Frame 1 (no input): blank canvas, image omitted
Frame 60 (no input): blank canvas, image omitted
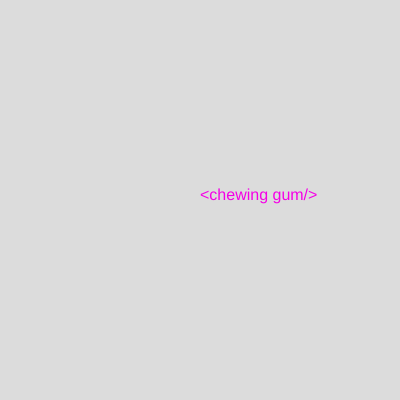
Frame 120 (the mouse pressed at the canvas centre since frame 60)

The p5.js sketch whose frames 1 and 60 were blank and that drew this single picture after the mouse press (run headless with seeded random() and noise() and a simulated clock; from frame 60 on, the mouse is pressed at the canvas centre):

// p5.js sketch
// ── sketch.js
function setup() {
  createCanvas(400, 400);
  textSize(16);
  noStroke();
}

function draw() {
  background(220);
  fill(245, 0, 230);
  text('<chewing gum/>', mouseX, mouseY);
}
